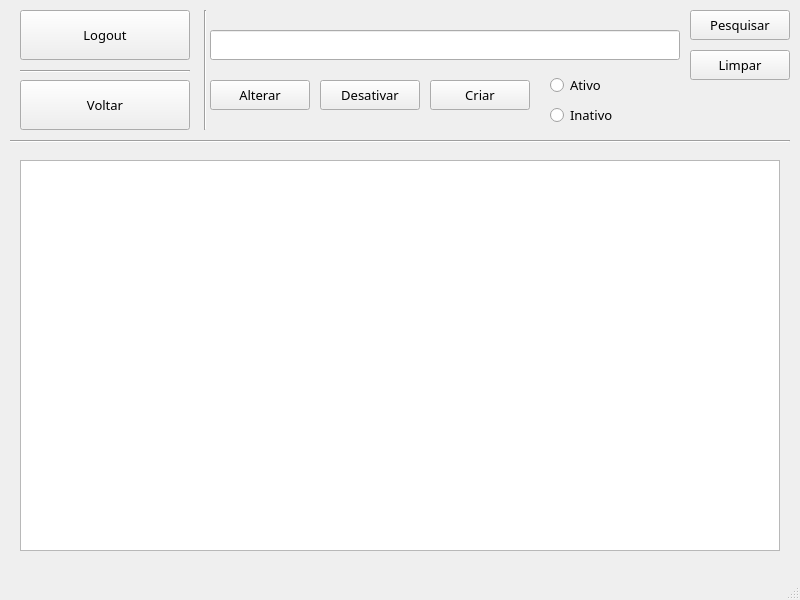
<?xml version="1.0" encoding="UTF-8"?>
<ui version="4.0">
 <class>MainWindow</class>
 <widget class="QMainWindow" name="MainWindow">
  <property name="geometry">
   <rect>
    <x>0</x>
    <y>0</y>
    <width>800</width>
    <height>600</height>
   </rect>
  </property>
  <property name="windowTitle">
   <string>Gestão de Lojas</string>
  </property>
  <widget class="QWidget" name="centralwidget">
   <widget class="QPushButton" name="pushButton_Logout">
    <property name="geometry">
     <rect>
      <x>20</x>
      <y>10</y>
      <width>170</width>
      <height>50</height>
     </rect>
    </property>
    <property name="font">
     <font>
      <family>OCR A Extended</family>
      <pointsize>10</pointsize>
     </font>
    </property>
    <property name="text">
     <string>Logout</string>
    </property>
   </widget>
   <widget class="QLineEdit" name="lineEdit">
    <property name="geometry">
     <rect>
      <x>210</x>
      <y>30</y>
      <width>470</width>
      <height>30</height>
     </rect>
    </property>
    <property name="font">
     <font>
      <family>OCR A Extended</family>
      <pointsize>12</pointsize>
     </font>
    </property>
   </widget>
   <widget class="QPushButton" name="pushButton_Pesquisar">
    <property name="geometry">
     <rect>
      <x>690</x>
      <y>10</y>
      <width>100</width>
      <height>30</height>
     </rect>
    </property>
    <property name="font">
     <font>
      <family>OCR A Extended</family>
      <pointsize>10</pointsize>
     </font>
    </property>
    <property name="text">
     <string>Pesquisar</string>
    </property>
   </widget>
   <widget class="Line" name="line">
    <property name="geometry">
     <rect>
      <x>200</x>
      <y>10</y>
      <width>10</width>
      <height>120</height>
     </rect>
    </property>
    <property name="orientation">
     <enum>Qt::Vertical</enum>
    </property>
   </widget>
   <widget class="Line" name="line_2">
    <property name="geometry">
     <rect>
      <x>20</x>
      <y>70</y>
      <width>170</width>
      <height>3</height>
     </rect>
    </property>
    <property name="orientation">
     <enum>Qt::Horizontal</enum>
    </property>
   </widget>
   <widget class="Line" name="line_3">
    <property name="geometry">
     <rect>
      <x>10</x>
      <y>140</y>
      <width>780</width>
      <height>3</height>
     </rect>
    </property>
    <property name="orientation">
     <enum>Qt::Horizontal</enum>
    </property>
   </widget>
   <widget class="QPushButton" name="pushButton_Limpar">
    <property name="geometry">
     <rect>
      <x>690</x>
      <y>50</y>
      <width>100</width>
      <height>30</height>
     </rect>
    </property>
    <property name="font">
     <font>
      <family>OCR A Extended</family>
      <pointsize>10</pointsize>
     </font>
    </property>
    <property name="text">
     <string>Limpar</string>
    </property>
   </widget>
   <widget class="QRadioButton" name="radioButton_2">
    <property name="geometry">
     <rect>
      <x>550</x>
      <y>100</y>
      <width>161</width>
      <height>30</height>
     </rect>
    </property>
    <property name="font">
     <font>
      <family>OCR A Extended</family>
      <pointsize>10</pointsize>
     </font>
    </property>
    <property name="text">
     <string>Inativo</string>
    </property>
   </widget>
   <widget class="QRadioButton" name="radioButton_3">
    <property name="geometry">
     <rect>
      <x>550</x>
      <y>70</y>
      <width>121</width>
      <height>30</height>
     </rect>
    </property>
    <property name="font">
     <font>
      <family>OCR A Extended</family>
      <pointsize>10</pointsize>
     </font>
    </property>
    <property name="text">
     <string>Ativo</string>
    </property>
   </widget>
   <widget class="QTableView" name="tableView">
    <property name="geometry">
     <rect>
      <x>20</x>
      <y>160</y>
      <width>760</width>
      <height>391</height>
     </rect>
    </property>
   </widget>
   <widget class="QPushButton" name="pushButton_Voltar">
    <property name="geometry">
     <rect>
      <x>20</x>
      <y>80</y>
      <width>170</width>
      <height>50</height>
     </rect>
    </property>
    <property name="font">
     <font>
      <family>OCR A Extended</family>
      <pointsize>10</pointsize>
     </font>
    </property>
    <property name="text">
     <string>Voltar</string>
    </property>
   </widget>
   <widget class="QPushButton" name="pushButton_Alterar">
    <property name="geometry">
     <rect>
      <x>210</x>
      <y>80</y>
      <width>100</width>
      <height>30</height>
     </rect>
    </property>
    <property name="font">
     <font>
      <family>OCR A Extended</family>
      <pointsize>10</pointsize>
     </font>
    </property>
    <property name="text">
     <string>Alterar</string>
    </property>
   </widget>
   <widget class="QPushButton" name="pushButton_Desativar">
    <property name="geometry">
     <rect>
      <x>320</x>
      <y>80</y>
      <width>100</width>
      <height>30</height>
     </rect>
    </property>
    <property name="font">
     <font>
      <family>OCR A Extended</family>
      <pointsize>10</pointsize>
     </font>
    </property>
    <property name="text">
     <string>Desativar</string>
    </property>
   </widget>
   <widget class="QPushButton" name="pushButton_Criar">
    <property name="geometry">
     <rect>
      <x>430</x>
      <y>80</y>
      <width>100</width>
      <height>30</height>
     </rect>
    </property>
    <property name="font">
     <font>
      <family>OCR A Extended</family>
      <pointsize>10</pointsize>
     </font>
    </property>
    <property name="text">
     <string>Criar</string>
    </property>
   </widget>
  </widget>
  <widget class="QStatusBar" name="statusbar"/>
 </widget>
 <resources/>
 <connections/>
</ui>
